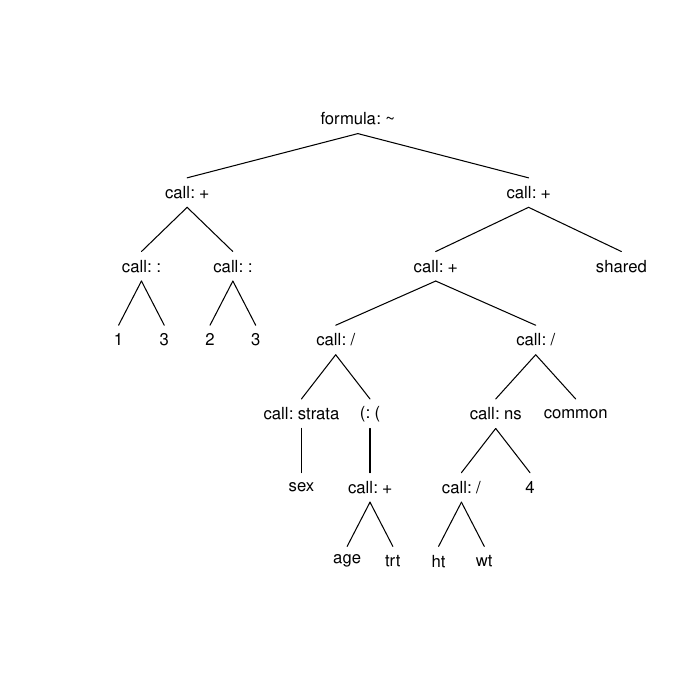

R code for this plot:
pdf("fig1.pdf", width=7, height=7)
ptplot(1:3 + 2:3 ~ strata(sex)/(age + trt) + ns(ht/wt, df=4) / common + shared)
dev.off()
